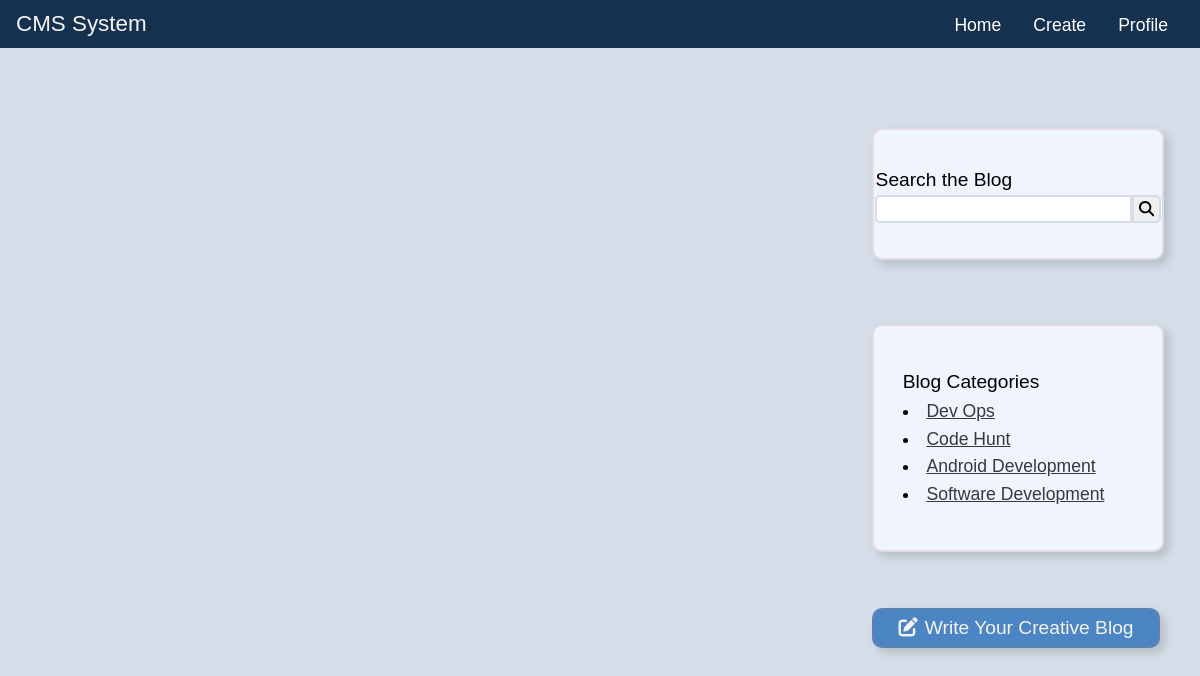
The app's page /category.php with its own data.
### tables this page shows
CREATE TABLE IF NOT EXISTS `posts` (
  `PID` varchar(20) NOT NULL,
  `email` varchar(256) NOT NULL,
  `user` varchar(256) NOT NULL,
  `category` varchar(256) NOT NULL,
  `date` varchar(32) NOT NULL,
  `time` varchar(10) NOT NULL,
  `thumbnail` varchar(64) DEFAULT NULL,
  `file` varchar(64) DEFAULT NULL,
  `content` varchar(2048) NOT NULL,
  `status` varchar(6) NOT NULL,
  PRIMARY KEY (`PID`)
);

### includes/category.php (the view)
<div id="categoryBox">
    <div id="categoryTitle">Blog Categories</div>
    <div id="categories">
        <?php
        $query = "select distinct * from posts order by PID desc limit 5";
        $data = mysqli_query($con, $query);
        while ($row = mysqli_fetch_assoc($data)) {
            $cat_id = $row['PID'];
            $cat = $row['category'];
            echo "<li><a class='catBtn' href='category.php?category={$cat_id}'>" . $cat . "</a></li>";
        } ?>
    </div>
</div>

### css/index.css (style rules this page uses)
* { margin: 0; padding: 0; }
body { width: 100vw; height: auto; overflow-x: hidden; position: relative; display: flex; flex-direction: column; background: #d5dee8; }
#sidebar #categoryBox { width: 80%; height: 14rem; display: flex; position: relative; flex-direction: column; justify-content: center; align-items: center; border-radius: 10px; background-color: #f0f4fe; margin: 6vh 0 5vh 2rem; transition: all 0.3s; font-family: 'Montserrat', sans-serif; border: 2px solid rgba(163, 120, 120, 0.2); box-shadow: 5px 5px 10px rgba(0, 0, 0, 0.15); }
#sidebar #categoryBox #categoryTitle { width: 80%; font-size: 1.2rem; cursor: default; }
#sidebar #categoryBox #categories { width: 80%; display: grid; overflow: hidden; margin-top: 0.5rem; grid-template-columns: 1fr; grid-gap: 0.4rem; font-size: 1.1rem; }
#sidebar #categoryBox #categories .catBtn { width: 80%; color: #37393a; cursor: pointer; white-space: nowrap; text-align: left; overflow: hidden; transition: all 0.1s; }

### records on screen
posts: category "Dev Ops"
posts: category "Code Hunt"
posts: category "Android Development"
posts: category "Software Development"
